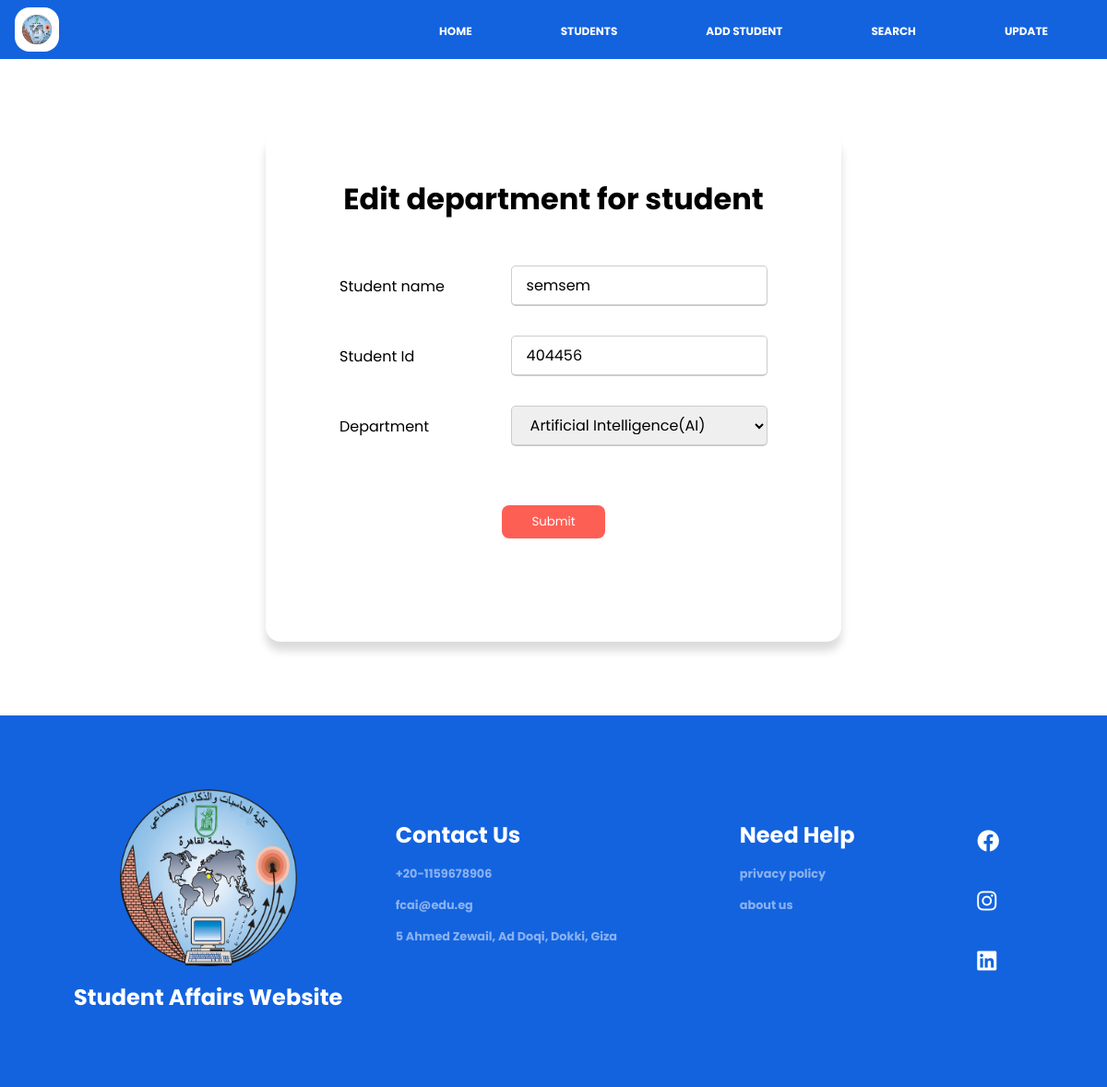
The page /search/department/404456 on the database as committed earlier.
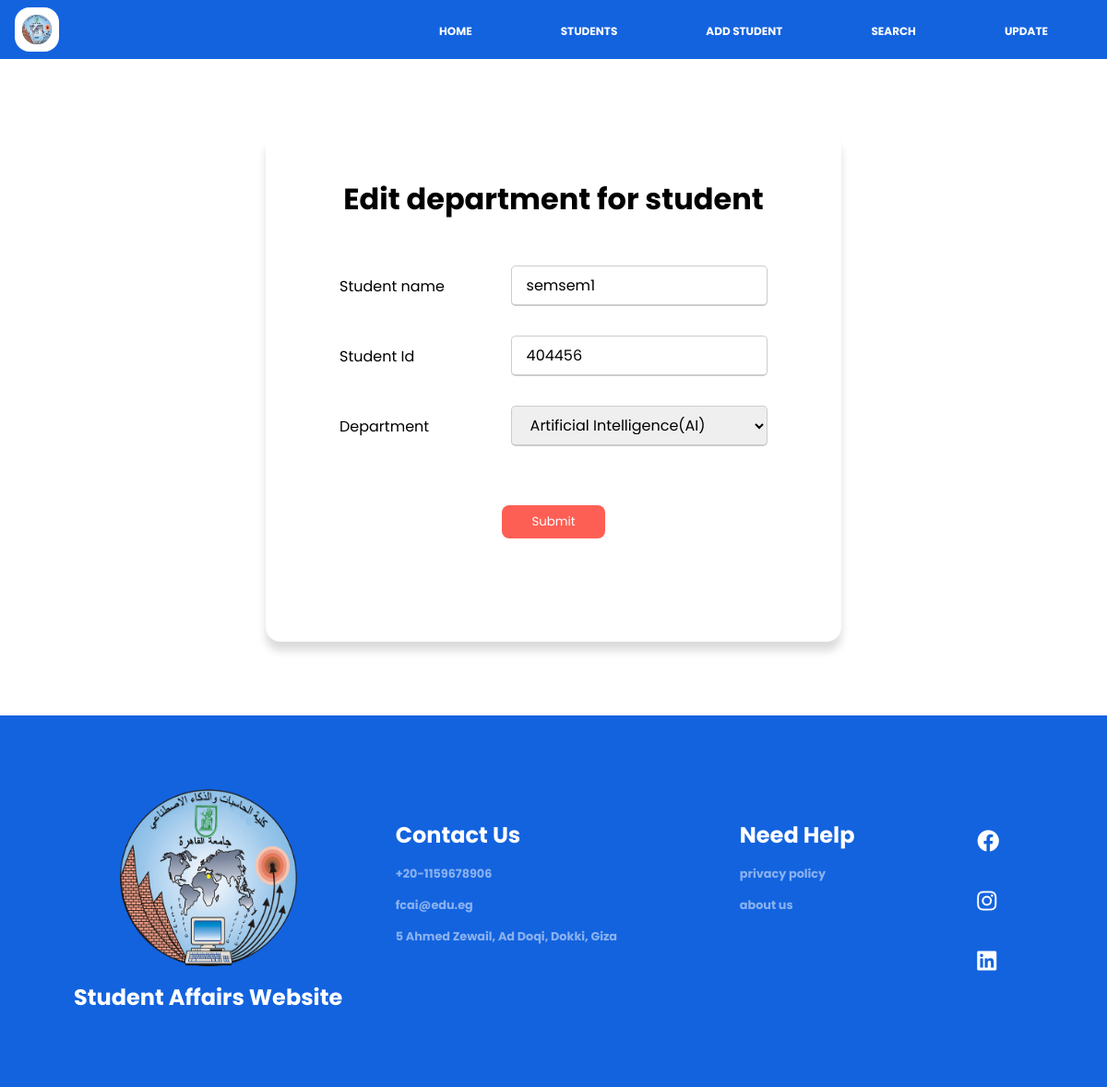
The same page on the database as committed later.
### pages/models.py (models this page shows, shortened)
class Student(models.Model):
    ID = models.CharField(max_length=255, primary_key=True)
    name = models.CharField(max_length=255)
    birthDate = models.DateField(auto_now=False, auto_now_add=False, default=timezone.now)
    GPA = models.DecimalField(max_digits=3, decimal_places=2)
    email = models.CharField(max_length=255)
    phone = models.CharField(max_length=11)
    level_choices = [
        ("1", "one"),
        ("2", "two"),
        ("3", "three"),
        ("4", "four"),
    ]
    level = models.CharField(max_length=10,
                    choices=level_choices, null=True)
    department_choices = [
        ("General", "General"),
        ("CS", "Computer Science"),
        ("IT", "Information Technology"),
        ("IS", "Information System"),
        ("DS", "Decision Support"),
        ("AI", "Artificial Intelligence"),
    ]
    department = models.CharField(max_length=40,
                                choices=department_choices, null=True)
    gender_choices = [
        ("male", "male"),
        ("female", "female")
    ]
    gender = models.CharField(max_length=10,
                            choices=gender_choices, null=True)
    status_choices = [
        ("active", "active"),
        ("inactive", "inactive")
    ]
    status = models.CharField(max_length=15,
                            choices=status_choices, null=True)

### pages/views.py (the view)
# urls.py: path('search/department/<str:ID>', views.department, name='department'),
def department(request, ID):
    if request.method=='POST':
        student=Student.objects.get(ID=ID)
        student.department=request.POST['Sdep']
        student.save()
        return HttpResponseRedirect('/search/')
    else:
        student=Student.objects.get(ID=ID)
        context={
             'Sname':student.name,
             'SId':student.ID,
             'Sdep':student.department
        }
        return render(request,'department.html',context)

### pages/templates/Department.html (shortened to what this page needs)
{% extends 'master.html' %}
{% load static %}
{% block styles %}
<link rel="stylesheet" href="{% static 'css/dep.css' %}" />
<link rel="stylesheet" href="{% static 'css/style.css' %}">
<link rel="stylesheet" href="{% static 'css/fontawesome/css/all.css' %}" />
{% endblock %}
{% block contents %}
<div class="page-container">
  <h1>Edit department for student</h1>
  <form id="form" method="post">
    <div class="form-container">
      <label for="name" id="f1">Student name</label>
      <input id="name" type="text" value="{{Sname}}" readonly />
    </div>
    <div class="form-container">
      <label for="id" id="f2">Student Id</label>
      <input id="id" onblur="ser(this.value)" type="number" value={{SId}} readonly />
    </div>
    <div class="form-container">
      <label for="department" id="f3">Department</label>
      <select id="department" name="Sdep">
        <option value="AI" {% if Sdep == "AI" %} selected="selected" {% endif %} >Artificial Intelligence(AI)</option>
      </select>
    </div>
    <input type="submit" id="submit" />
  </form>
</div>
{% endblock %}

Rows that differ between the two databases and show on the page:
changed Student "Artificial Intelligence(AI)": name "semsem" → "semsem1"
